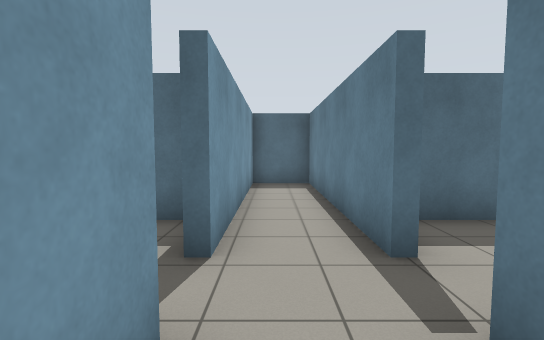
view 1 (above)

16 first-person views from a walk through a world built for the Gazebo simulator. The camera is 1.2 m above the floor, tilts 4° down and sees 85° across. The floor is counted in squares, 1 m on a side. Each view is taken from the middle of a square. On the plan, view 1 faces up. The plan holds only what a view shows up to about 13 squares ahead; the rest is blank.

view 2
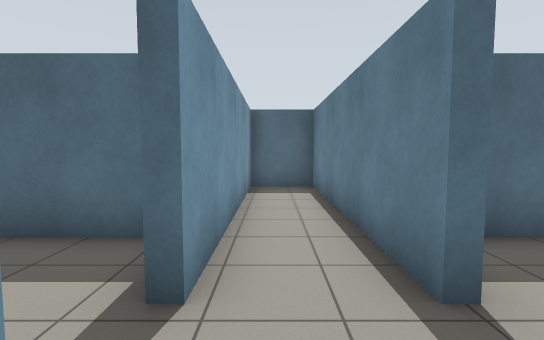

view 3
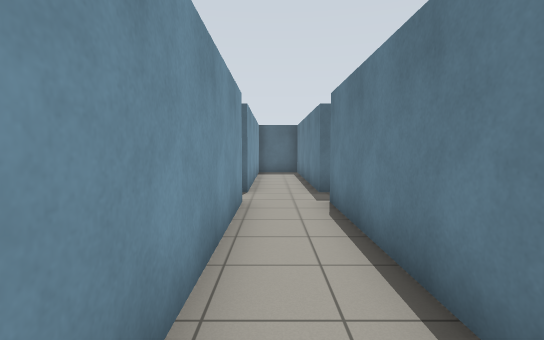

view 4
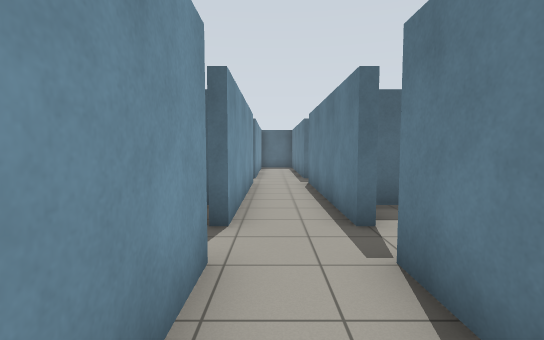

view 5
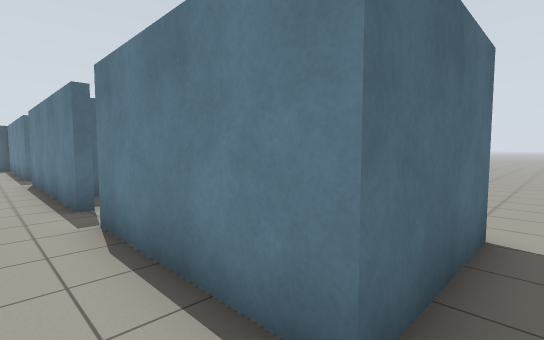

view 6
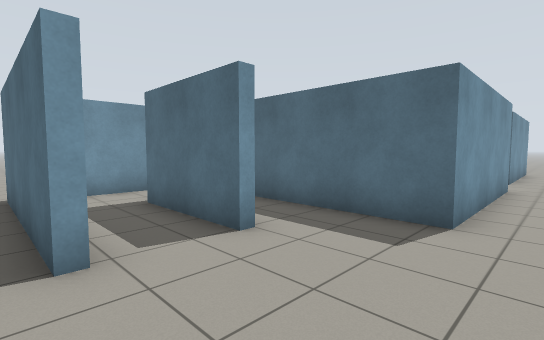

view 7
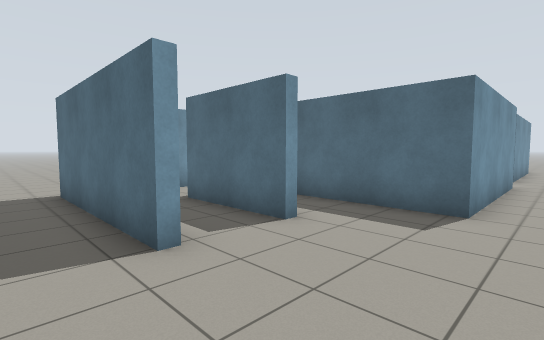

view 8
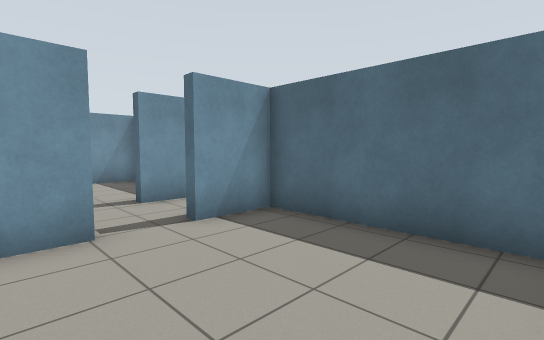

view 9
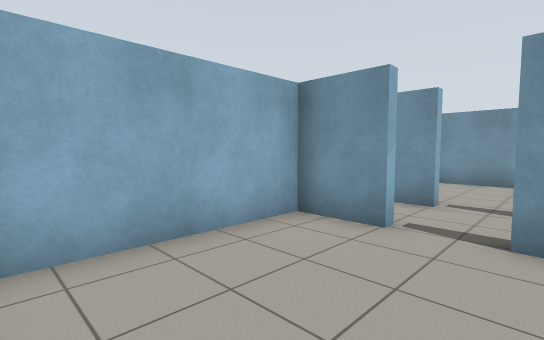

view 10
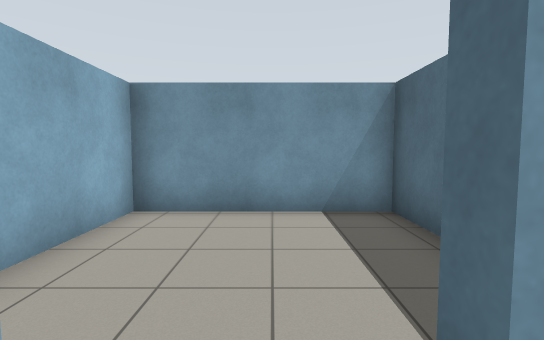

view 11
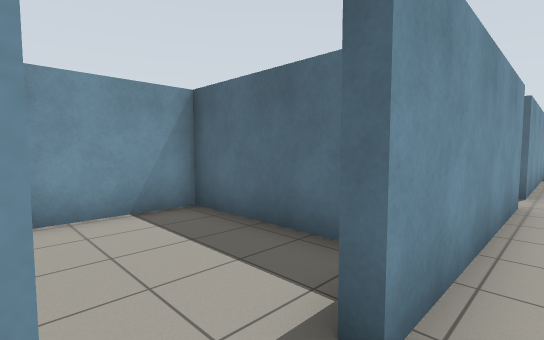

view 12
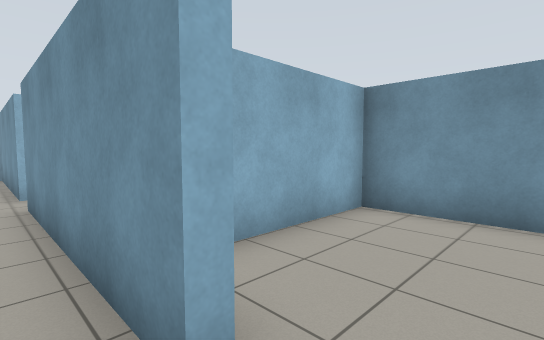

view 13
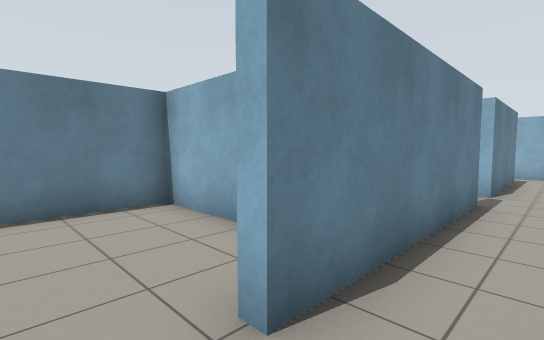

view 14
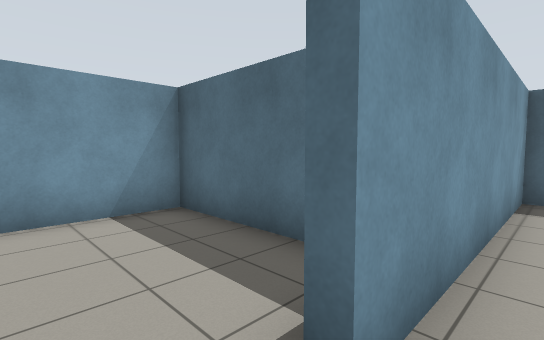

view 15
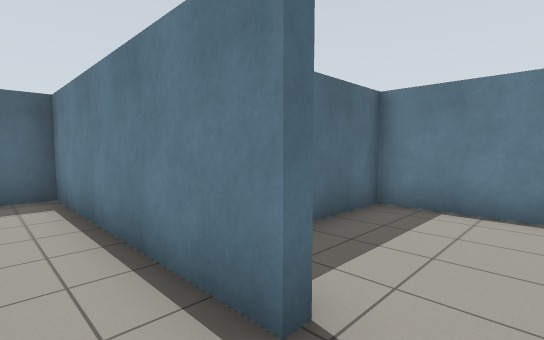

view 16
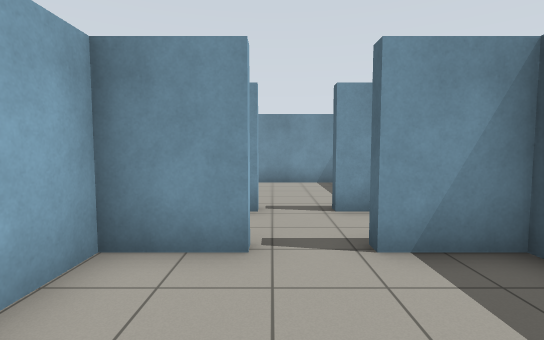

### Floor plan
Points are (right, up) in squares from view 1. A wall is a line through its corners. A room is listed if a view was taken in it or the views show most of it. See-through windows are left out.
Room 1 (views 1, 2, 3, 4, 5, 10, 11, 12, 13, 14, 15)
walls: (1.3, -4.5) (1.3, 1.8); (-0.7, 1.8) (-0.7, -4.5); (-0.7, -5.9) (-0.7, -12.2); (1.3, 3.1) (1.3, 10.5) (-0.7, 10.5) (-0.7, 3.1); (4.6, -10.3) (1.3, -10.3) (1.3, -5.9); (0.6, -12.2) (1.6, -12.2)
ways out: opening at (4, -11) to room 2; opening at (1, -5) to room 3; opening at (1, 2.5) to room 4; opening at (-1, 2.5) to room 5; opening at (-1, -5) to room 6
Room 2 (views 6, 7)
walls: (4.6, -9.9) (4.6, -10.3); (4.6, -12.1) (4.6, -12.5); (6.8, -2.4) (6.8, -8) (2.4, -8)
ways out: opening at (4, -11) to room 1; opening at (4.5, -13.5)
Room 3 (views 8, 9)
walls: (1.6, -5.9) (1.6, -7.7) (6, -7.7); (5.9, -2.7) (1.6, -2.7) (1.6, -4.5)
ways out: opening at (1, -5) to room 1
Room 4 (view 16)
walls: (1.6, 1.8) (1.6, 0) (6.3, 0) (6.3, 5) (1.6, 5) (1.6, 3.1)
ways out: opening at (1, 2.5) to room 1
Room 5 (no view inside)
walls: (-1.5, 5) (-5.7, 5) (-5.7, 0) (-2.2, 0)
ways out: opening at (-1, 2.5) to room 1
Room 6 (no view inside)
walls: (-1.2, -2.7) (-5.7, -2.7) (-5.7, -7.7) (-2.8, -7.7)
ways out: opening at (-1, -5) to room 1

Where each view was taken, in squares from view 1:
view 1: 0 up, 0 right, facing up
view 2: 1 up, 0 right, facing up
view 3: 5 down, 0 right, facing up
view 4: 9 down, 0 right, facing up
view 5: 11 down, 0 right, facing up-right
view 6: 13 down, 8 right, facing up-left
view 7: 14 down, 8 right, facing up-left
view 8: 7 down, 6 right, facing up-left
view 9: 4 down, 6 right, facing down-left
view 10: 5 down, 0 right, facing left
view 11: 6 down, 0 right, facing up-left
view 12: 3 up, 0 right, facing down-left
view 13: 3 up, 0 right, facing down-right
view 14: 2 up, 0 right, facing up-left
view 15: 2 up, 0 right, facing up-right
view 16: 2 up, 5 right, facing left
